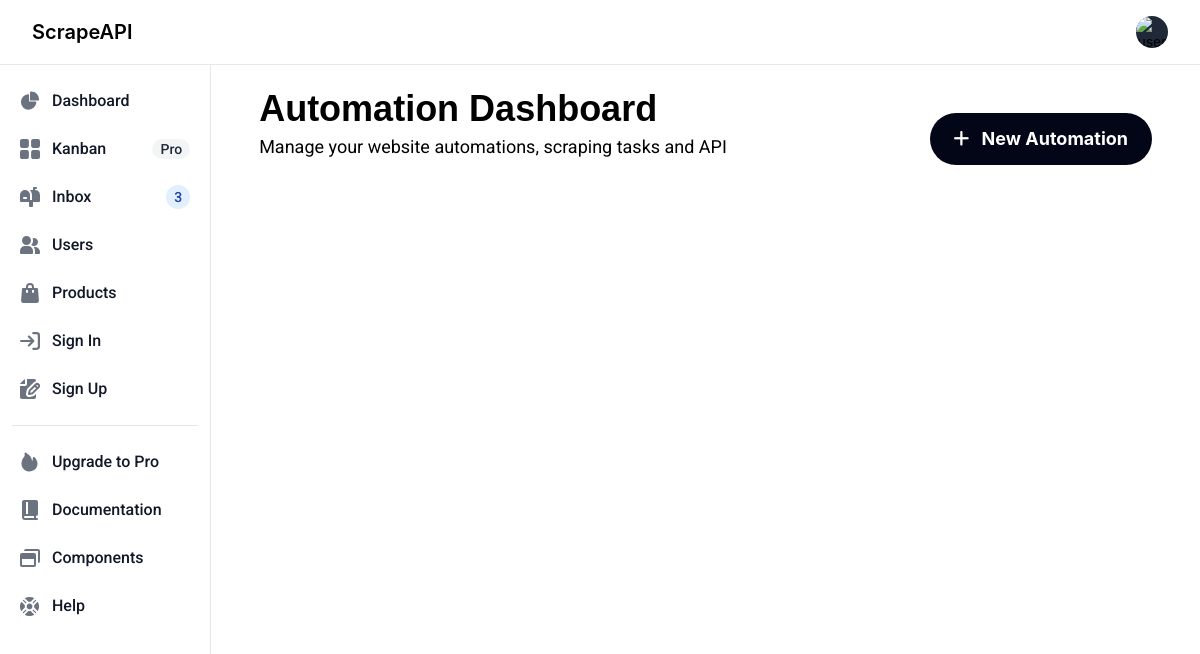
Page / (signed in) on the earlier database version.
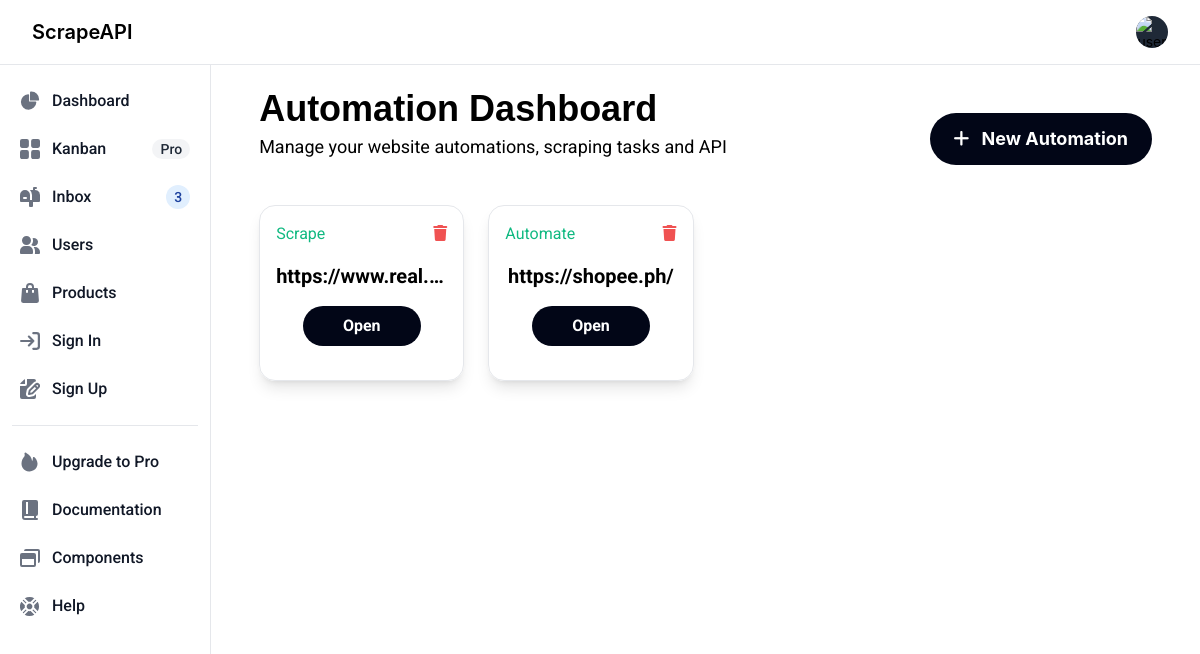
Same page on the later database version.
### main/models.py (models this page shows, shortened)
class Project(models.Model):
    project_id = models.UUIDField(default=uuid.uuid4, primary_key=True, editable=False, unique=True)
    project_url = models.TextField()
    project_owner_email = models.CharField(max_length=200)
    project_type = models.CharField(max_length=50)

### main/views.py (the view)
# urls.py: path('', views.index, name='index'),
def index(request):
    projects = Project.objects.filter(project_owner_email = request.user.username)
    return render(request, 'main/views/index.html', { 'projects' : projects})
    return redirect('scrape')

### main/templates/main/views/index.html (shortened to what this page needs)
{% extends 'main/parts/base.html' %}
{% load static %}
{% block content %}
<div class="flex flex-wrap mt-6 md:px-12 w-full">
    <div class="flex-1">
      <h1 class="font-oswald text-2xl md:text-4xl font-bold ">Automation Dashboard</h1>
      <p class="font-roboto text-base md:text-lg mt-1">Manage your website automations, scraping tasks and API</p>
    </div>
    <div class="h-full md:mt-0.5 mt-6 md:w-auto w-full flex md:flex-none  justify-center">
      <button onclick="open_modal('create_modal')" class="bg-slate-950 hover:bg-slate-900 px-6 md:px-14 py-3 rounded-full text-center font-bold md:text-lg text-white">
        <i class="fa-solid fa-plus mr-2 font-bold"></i>
            New Automation
        </button>
    </div>
  </div>
  <div class="w-full md:px-12 mt-10">
    <div id="card_container" class="grid grid-cols-1 md:grid-cols-4 lg:grid-cols-7 gap-x-6 gap-y-5 w-full">
        {% for project in projects %}
            <div id="{{project.project_id}}" class="border w-full h-44 rounded-2xl shadow-lg flex flex-col font-roboto">
                <div class="md:px-10 px-4 flex mt-4">
                    <div class="flex-1">
                        <h1 class="text-emerald-500">{{project.project_type}}</h1>
                    </div>
                    <div onclick="open_modal('delete_modal', '{{project.project_id}}')">
                        <i class="fa-solid fa-trash text-red-500 hover:cursor-pointer"></i>
                    </div>
                </div>
                <div class="font-roboto mt-4 px-4">
                    <h1 class="text-center text-xl font-bold truncate">{{ project.project_url }}</h1>
                </div>
                <div class="w-full flex justify-center mt-4">
                    <a href="/automate/{{project.project_id}}">
                        <button class="px-10 py-2 bg-slate-950 hover:bg-slate-900 text-white font-roboto font-bold rounded-full ">Open</button>
                    </a>
                </div>
            </div>
        {% endfor %}
    </div>
  </div>
{% endblock %}

### main/templates/main/parts/base.html (shortened to what this page needs)
{% load static %}
<!DOCTYPE html>
<html lang="en">
<head>
    <link rel="stylesheet" href="{% static 'css/style.css' %}">
    <link href="https://cdnjs.cloudflare.com/ajax/libs/font-awesome/6.0.0-beta3/css/all.min.css" rel="stylesheet">
    <link href="https://unpkg.com/aos@2.3.1/dist/aos.css" rel="stylesheet">
    <link href="https://cdn.jsdelivr.net/npm/flowbite@2.5.2/dist/flowbite.min.css" rel="stylesheet" />
    <link href="https://cdn.jsdelivr.net/npm/remixicon@3.5.0/fonts/remixicon.css" rel="stylesheet">
</head>
<body>
    <nav class="bg-white border-gray-200 dark:bg-gray-900 px-4">
        <div class=" flex flex-wrap items-center justify-between p-4">
        <a href="#" class="flex items-center space-x-3 rtl:space-x-reverse">
            <span class="self-center text-xl font-semibold whitespace-nowrap dark:text-white">ScrapeAPI</span>
        </a>
        <div class="flex items-center md:order-2 space-x-3 md:space-x-0 rtl:space-x-reverse">
            <button type="button" class="flex text-sm bg-gray-800 rounded-full md:me-0 focus:ring-4 focus:ring-gray-300 dark:focus:ring-gray-600" id="user-menu-button" aria-expanded="false" data-dropdown-toggle="user-dropdown" data-dropdown-placement="bottom">
              <img class="w-8 h-8 rounded-full" src="/docs/images/people/profile-picture-3.jpg" alt="user photo">
            </button>
        </div>
        </div>
      </nav>
<div class="flex">
  <aside id="separator-sidebar" class="fixed top-0 left-0 md:relative z-40 w-64 h-screen border-r border-t bg-white transition-transform -translate-x-full sm:translate-x-0 font-roboto" aria-label="Sidebar">
    <div class="h-full px-3 py-4 overflow-y-auto dark:bg-gray-800">
       <ul class="space-y-2 font-medium">
          <li>
             <a href="#" class="flex items-center p-2 text-gray-900 rounded-lg dark:text-white hover:bg-gray-100 dark:hover:bg-gray-700 group">
                <span class="ms-3">Dashboard</span>
             </a>
          </li>
          <li>
             <a href="#" class="flex items-center p-2 text-gray-900 rounded-lg dark:text-white hover:bg-gray-100 dark:hover:bg-gray-700 group">
                <span class="flex-1 ms-3 whitespace-nowrap">Kanban</span>
                <span class="inline-flex items-center justify-center px-2 ms-3 text-sm font-medium text-gray-800 bg-gray-100 rounded-full dark:bg-gray-700 dark:text-gray-300">Pro</span>
             </a>
          </li>
          <li>
             <a href="#" class="flex items-center p-2 text-gray-900 rounded-lg dark:text-white hover:bg-gray-100 dark:hover:bg-gray-700 group">
                <span class="flex-1 ms-3 whitespace-nowrap">Inbox</span>
                <span class="inline-flex items-center justify-center w-3 h-3 p-3 ms-3 text-sm font-medium text-blue-800 bg-blue-100 rounded-full dark:bg-blue-900 dark:text-blue-300">3</span>
             </a>
          </li>
          <li>
             <a href="#" class="flex items-center p-2 text-gray-900 rounded-lg dark:text-white hover:bg-gray-100 dark:hover:bg-gray-700 group">
                <span class="flex-1 ms-3 whitespace-nowrap">Users</span>
             </a>
          </li>
          <li>
             <a href="#" class="flex items-center p-2 text-gray-900 rounded-lg dark:text-white hover:bg-gray-100 dark:hover:bg-gray-700 group">
                <span class="flex-1 ms-3 whitespace-nowrap">Products</span>
             </a>
          </li>
          <li>
             <a href="#" class="flex items-center p-2 text-gray-900 rounded-lg dark:text-white hover:bg-gray-100 dark:hover:bg-gray-700 group">
                <span class="flex-1 ms-3 whitespace-nowrap">Sign In</span>
             </a>
          </li>
          <li>
             <a href="#" class="flex items-center p-2 text-gray-900 rounded-lg dark:text-white hover:bg-gray-100 dark:hover:bg-gray-700 group">
                <span class="flex-1 ms-3 whitespace-nowrap">Sign Up</span>
             </a>
          </li>
       </ul>
       <ul class="pt-4 mt-4 space-y-2 font-medium border-t border-gray-200 dark:border-gray-700">
          <li>
             <a href="#" class="flex items-center p-2 text-gray-900 transition duration-75 rounded-lg hover:bg-gray-100 dark:hover:bg-gray-700 dark:text-white group">
                <span class="ms-3">Upgrade to Pro</span>
             </a>
          </li>
          <li>
             <a href="#" class="flex items-center p-2 text-gray-900 transition duration-75 rounded-lg hover:bg-gray-100 dark:hover:bg-gray-700 dark:text-white group">
                <span class="ms-3">Documentation</span>
             </a>
          </li>
          <li>
             <a href="#" class="flex items-center p-2 text-gray-900 transition duration-75 rounded-lg hover:bg-gray-100 dark:hover:bg-gray-700 dark:text-white group">
                <span class="ms-3">Components</span>
             </a>
          </li>
          <li>
             <a href="#" class="flex items-center p-2 text-gray-900 transition duration-75 rounded-lg hover:bg-gray-100 dark:hover:bg-gray-700 dark:text-white group">
                <span class="ms-3">Help</span>
             </a>
          </li>
       </ul>
    </div>
  </aside>
  <div class="w-full border-t ">
    {% block content %}
    {% endblock %}
  </div>
</div>
</body>
</html>

Differences in the rows shown:
added Project: project_type "Scrape", project_url "https://www.real.…"
added Project: project_type "Automate", project_url "https://shopee.ph/"
